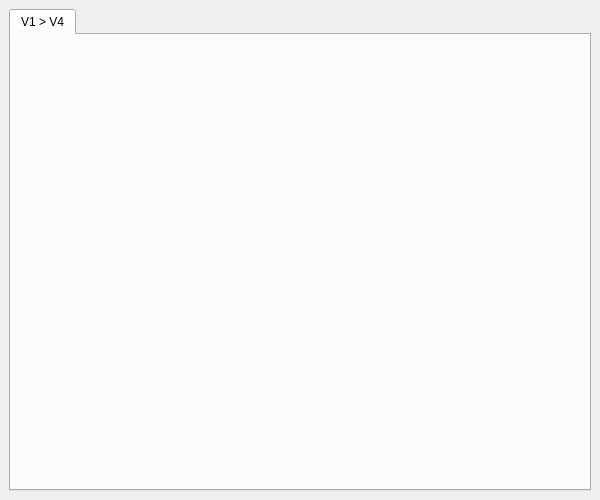
<?xml version="1.0" encoding="UTF-8"?>
<ui version="4.0">
 <class>MainWindow</class>
 <widget class="QMainWindow" name="MainWindow">
  <property name="geometry">
   <rect>
    <x>0</x>
    <y>0</y>
    <width>600</width>
    <height>500</height>
   </rect>
  </property>
  <property name="windowTitle">
   <string>MainWindow</string>
  </property>
  <widget class="QWidget" name="centralwidget">
   <layout class="QVBoxLayout" name="verticalLayout">
    <item>
     <widget class="QTabWidget" name="tabWidget">
      <property name="currentIndex">
       <number>0</number>
      </property>
      <widget class="DbConvert_V1ToV4" name="tab">
       <attribute name="title">
        <string>V1 &gt; V4</string>
       </attribute>
      </widget>
     </widget>
    </item>
   </layout>
  </widget>
 </widget>
 <customwidgets>
  <customwidget>
   <class>DbConvert_V1ToV4</class>
   <extends>QWidget</extends>
   <header>ui.dbConvert.V1ToV4</header>
   <container>1</container>
  </customwidget>
 </customwidgets>
 <resources/>
 <connections/>
</ui>
